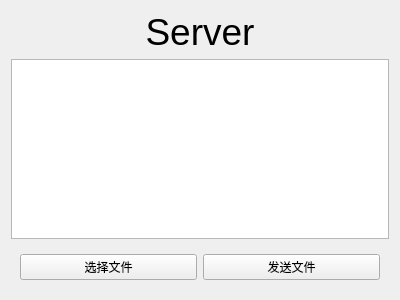
<?xml version="1.0" encoding="UTF-8"?>
<ui version="4.0">
 <class>TCPServer</class>
 <widget class="QWidget" name="TCPServer">
  <property name="geometry">
   <rect>
    <x>0</x>
    <y>0</y>
    <width>400</width>
    <height>300</height>
   </rect>
  </property>
  <property name="windowTitle">
   <string>Form</string>
  </property>
  <layout class="QVBoxLayout" name="verticalLayout">
   <item>
    <widget class="QLabel" name="label">
     <property name="font">
      <font>
       <pointsize>28</pointsize>
      </font>
     </property>
     <property name="text">
      <string>Server</string>
     </property>
     <property name="alignment">
      <set>Qt::AlignCenter</set>
     </property>
    </widget>
   </item>
   <item>
    <widget class="QTextBrowser" name="textEdit"/>
   </item>
   <item>
    <widget class="QWidget" name="widget" native="true">
     <layout class="QHBoxLayout" name="horizontalLayout">
      <item>
       <widget class="QPushButton" name="btnSelectFile">
        <property name="text">
         <string>选择文件</string>
        </property>
       </widget>
      </item>
      <item>
       <widget class="QPushButton" name="btnSendFile">
        <property name="text">
         <string>发送文件</string>
        </property>
       </widget>
      </item>
     </layout>
    </widget>
   </item>
  </layout>
 </widget>
 <resources/>
 <connections/>
</ui>
